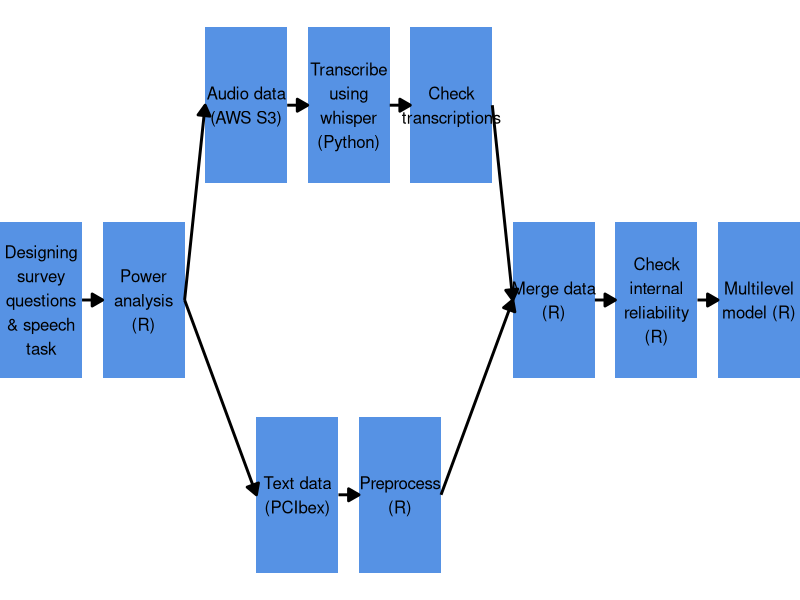
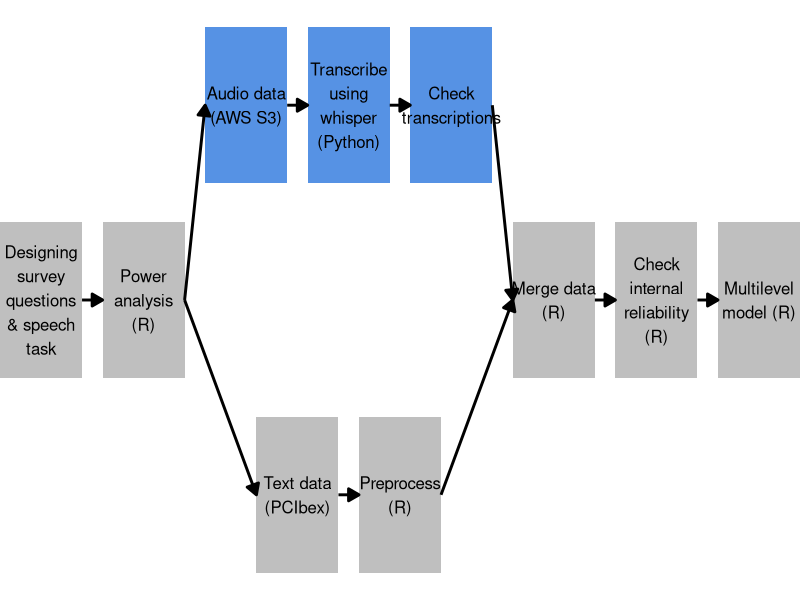
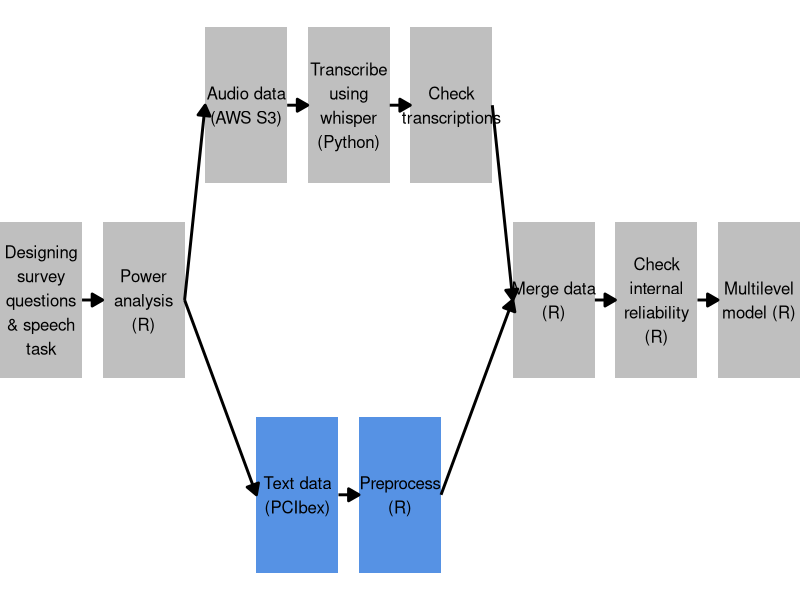

Generate these figures, in order, with R:
## ---- chunk 1
#| label: setup

library(tidyverse)  # general data wrangling and plots
library(igraph)  # calculate flowchart positions
library(kableExtra)  # tables

theme_blue <- "#5692e4"  # revealjs theme blue
## ---- chunk 2
#| label: pipeline-data

# calculate data structure for flowchart using this tutorial:
# https://www.r-bloggers.com/2022/06/creating-flowcharts-with-ggplot2/
pipeline_start <- tribble(
  ~from, ~to,
  "Designing survey questions & speech task", "Power analysis (R)",
  "Power analysis (R)", "Text data (PCIbex)",
  "Power analysis (R)", "Audio data (AWS S3)",
  "Text data (PCIbex)", "Preprocess (R)",
  "Audio data (AWS S3)", "Transcribe using whisper (Python)",
  "Transcribe using whisper (Python)", "Check transcriptions",
  "Preprocess (R)", "Merge data (R)",
  "Check transcriptions", "Merge data (R)",
  "Merge data (R)", "Check internal reliability (R)",
  "Check internal reliability (R)", "Multilevel model (R)"
)

pipeline_graph <- graph_from_data_frame(pipeline_start, directed = TRUE)
pipeline_tree <-  layout_as_tree(pipeline_graph)

pipeline_nodes <- pipeline_tree |>
  as_tibble(.name_repair = "unique") |>
  rename(y = 1, x = 2) |>
  mutate(
    label = vertex_attr(pipeline_graph, "name"),
    x = x * -1,
    xmin = x - 0.4,
    xmax = x + 0.4,
    ymin = y - 0.2,
    ymax = y + 0.2
  ) |>
  relocate(c(label, x, y), .before = 0) |>
  mutate(across(
    starts_with("y"),
    \(x) ifelse(
      str_detect(label, "(Merge)|(internal)|(Multilevel)"),
      x + 0.5, x
    )
  )) |>
  mutate(across(
    starts_with("x"),
    \(x) case_when(
      str_detect(label, "(Merge)|(internal)|(Multilevel)") ~ x + 1,
      str_detect(label, "(Text)|(Preprocess)") ~ x + 0.5,
      .default = x
    )
  ))

pipeline_edges <- pipeline_start |>
  mutate(id = row_number()) |>
  pivot_longer(cols = c("from", "to"), names_to = "s_e", values_to = "label") |>
  left_join(pipeline_nodes, by = "label") |>
  mutate(x = ifelse(s_e == "from", xmax, xmin)) |>
  select(id, s_e, x, y)
## ---- chunk 3
#| label: pipeline-plot-1
#| fig-width: 10

ggplot() +
  geom_rect(
    data = pipeline_nodes,
    aes(xmin = xmin, ymin = ymin, xmax = xmax, ymax = ymax),
    fill = theme_blue
  ) +
  geom_text(
    data = pipeline_nodes,
    aes(x = x, y = y, label = str_wrap(label, 10)),
    size = 4.25
  ) +
  geom_path(
    data = pipeline_edges,
    aes(x = x, y = y, group = id),
    linewidth = 1,
    arrow = arrow(length = unit(0.02, "snpc"), type = "closed")
  ) +
  scale_x_continuous(expand = c(0, 0)) +
  theme_void()
## ---- chunk 4
#| label: pipeline-plot-2
#| fig-width: 10

# highlight second section
ggplot() +
  geom_rect(
    data = pipeline_nodes |>
      mutate(group = case_when(
        str_starts(label, "Audio") ~ "highlight",
        str_starts(label, "Transcribe") ~ "highlight",
        str_starts(label, "Check t") ~ "highlight",
        .default = "fade"
      )),
    aes(xmin = xmin, ymin = ymin, xmax = xmax, ymax = ymax, fill = group)
  ) +
  geom_text(
    data = pipeline_nodes,
    aes(x = x, y = y, label = str_wrap(label, 10)),
    size = 4.25
  ) +
  geom_path(
    data = pipeline_edges,
    aes(x = x, y = y, group = id),
    linewidth = 1,
    arrow = arrow(length = unit(0.02, "snpc"), type = "closed")
  ) +
  scale_fill_manual(values = c("grey75", theme_blue)) +
  scale_x_continuous(expand = c(0, 0)) +
  theme_void() +
  guides(fill = guide_none())
## ---- chunk 5
#| label: example-data

read.csv("example_data/pronouns.csv") |>
  rename_with(~str_replace_all(.x, "_", " ")) |>
  kbl() |>
  kable_styling()
## ---- chunk 6
#| label: pipeline-plot-3
#| fig-width: 10

# highlight third section
ggplot() +
  geom_rect(
    data = pipeline_nodes |>
      mutate(group = case_when(
        str_starts(label, "Text") ~ "highlight",
        str_starts(label, "Preprocess") ~ "highlight",
        .default = "fade"
      )),
    aes(xmin = xmin, ymin = ymin, xmax = xmax, ymax = ymax, fill = group)
  ) +
  geom_text(
    data = pipeline_nodes,
    aes(x = x, y = y, label = str_wrap(label, 10)),
    size = 4.25
  ) +
  geom_path(
    data = pipeline_edges,
    aes(x = x, y = y, group = id),
    linewidth = 1,
    arrow = arrow(length = unit(0.02, "snpc"), type = "closed")
  ) +
  scale_fill_manual(values = c("grey75", theme_blue)) +
  scale_x_continuous(expand = c(0, 0)) +
  theme_void() +
  guides(fill = guide_none())
## ---- chunk 7
#| label: survey-parsed

read.csv("example_data/survey_parsed.csv") |>
  kbl() |>
  kable_styling()
## ---- chunk 8
#| label: survey-covariates

read.csv("example_data/participant_covariates.csv") |>
  head(8) |>
  kbl() |>
  kable_styling()
